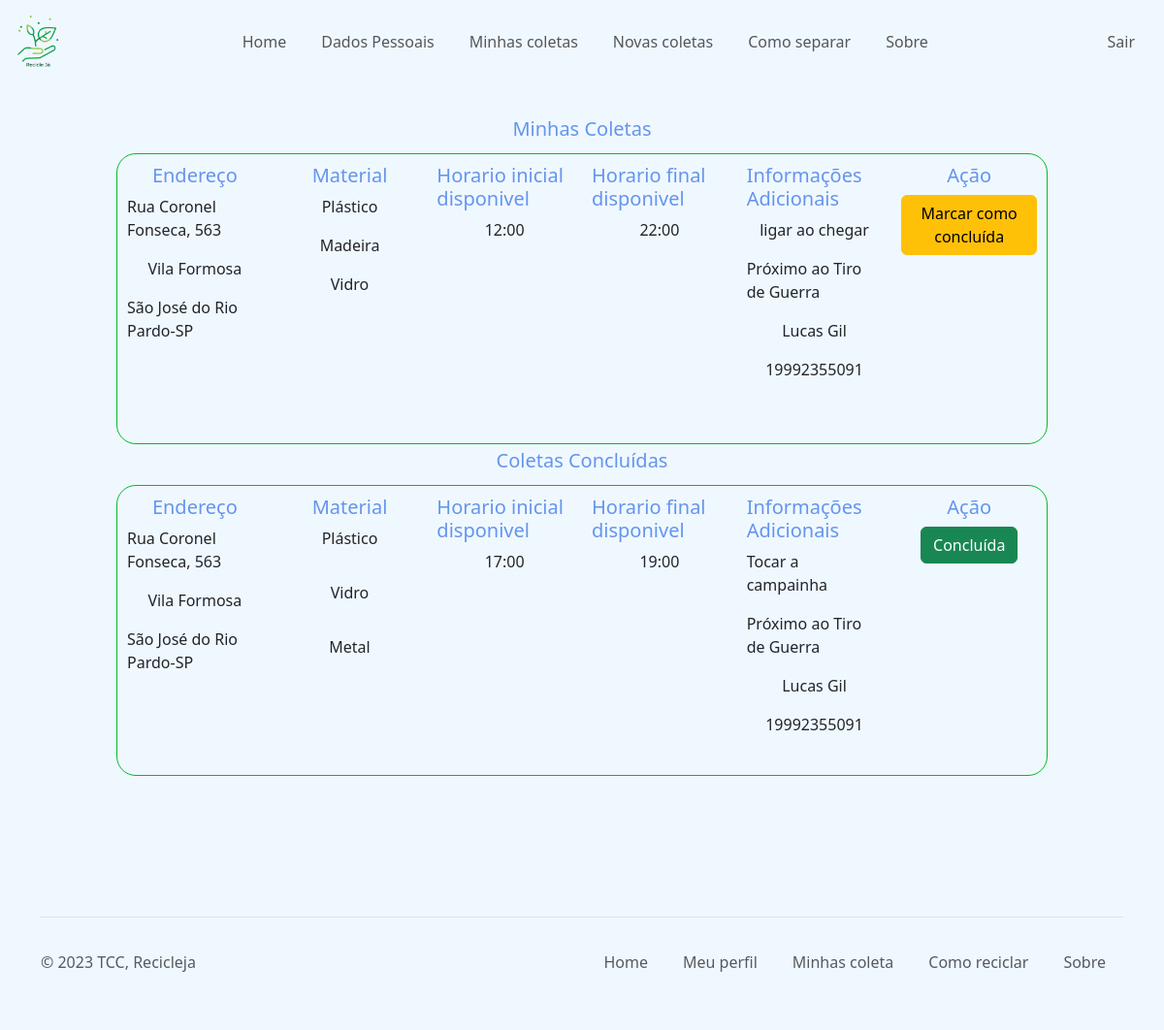
The app's page /tcc-catador/minhascoletas.php (signed in) with its own data.
### tables this page shows
CREATE TABLE IF NOT EXISTS `coleta` (
  `id_coleta` int NOT NULL AUTO_INCREMENT,
  `data_cadastro` date NOT NULL,
  `data_coleta` date DEFAULT NULL,
  `status` int DEFAULT '1',
  `id_cliente` int NOT NULL,
  `info_adicionais` varchar(500) NOT NULL,
  `hr_disp_inicial` varchar(30) NOT NULL,
  `id_catador` int DEFAULT NULL,
  `hr_disp_final` varchar(30) NOT NULL,
  `plastico` varchar(55) NOT NULL,
  `vidro` varchar(55) NOT NULL,
  `madeira` varchar(55) NOT NULL,
  `metal` varchar(55) NOT NULL,
  `papel` varchar(55) NOT NULL,
  `papelao` varchar(55) NOT NULL,
  `rua` varchar(55) NOT NULL,
  `numero` varchar(100) NOT NULL,
  `bairro` varchar(55) NOT NULL,
  `cidade` varchar(55) NOT NULL,
  `estado` varchar(55) NOT NULL,
  `referencia` varchar(55) NOT NULL,
  `nome` varchar(55) NOT NULL,
  `telefone` varchar(55) NOT NULL,
  PRIMARY KEY (`id_coleta`),
  KEY `fk_cliente_coleta` (`id_cliente`)
);

### conexao/conexao.php (called while the page is built)
<?php
class Conexao
{
    public static $instance;
    public static function getConexao()
    {
        if (!isset(self::$instance)) {
            self::$instance = new PDO('mysql:host=localhost;dbname=reciclagem', 'root', '', array(PDO::MYSQL_ATTR_INIT_COMMAND => "SET NAMES utf8"));
            self::$instance->setAttribute(PDO::ATTR_ERRMODE, PDO::ERRMODE_EXCEPTION);
            self::$instance->setAttribute(PDO::ATTR_ORACLE_NULLS, PDO::NULL_EMPTY_STRING);
        }
        return self::$instance;
    }
}

### dao/ColetaDAO.php (called while the page is built, shortened)
<?php
    Class ColetaDao{
        public function minhasColetas(){
            try{
                $sql = "SELECT * FROM coleta where status = 2 and id_catador = :id_catador";
                $p_sql = Conexao::getConexao()->prepare($sql);
                $p_sql->bindValue(":id_catador", $_SESSION["id_cliente"]);
                $p_sql->execute();
                $lista = $p_sql->fetchAll(PDO::FETCH_ASSOC);
                $f_lista = array();
                foreach($lista as $l){
                    $f_lista[] = $this->listaColeta($l);
                }
                return $f_lista;
            }
            catch(Exception $e){
                print "Ocorreu um erro ao buscar todas as coletas <br>". $e ."<br>";
            }
        }
        public function historicoColetas(){
            try{
                $sql = "SELECT * FROM coleta where status = 3 and id_catador = :id_catador";
                $p_sql = Conexao::getConexao()->prepare($sql);
                $p_sql->bindValue(":id_catador", $_SESSION["id_cliente"]);
                $p_sql->execute();
                $lista = $p_sql->fetchAll(PDO::FETCH_ASSOC);
                $f_lista = array();
                foreach($lista as $l){
                    $f_lista[] = $this->listaColeta($l);
                }
                return $f_lista;
            }
            catch(Exception $e){
                print "Ocorreu um erro ao buscar todas as coletas <br>". $e ."<br>";
            }
        }
        private function listaColeta($row){
            $coleta = new Coleta();
            $coleta->setId_coleta($row['id_coleta']);
            $coleta->setData_cadastro($row['data_cadastro']);
            $coleta->setData_coleta($row['data_coleta']);
            $coleta->setStatus($row['status']);
            $coleta->setId_cliente($row['id_cliente']);
            $coleta->setInfo_adicionais($row['info_adicionais']);
            $coleta->setHr_disp_inicial($row['hr_disp_inicial']);
            $coleta->setHr_disp_final($row['hr_disp_final']);
            $coleta->setId_catador($row['id_catador']);
            $coleta->setPlastico($row['plastico']);
            $coleta->setPapel($row['papel']);
            $coleta->setPapelao($row['papelao']);
            $coleta->setMadeira($row['madeira']);
            $coleta->setVidro($row['vidro']);
            $coleta->setMetal($row['metal']);
            $coleta->setRua($row['rua']);
            $coleta->setNumero($row['numero']);
            $coleta->setBairro($row['bairro']);
            $coleta->setCidade($row['cidade']);
            $coleta->setEstado($row['estado']);
            $coleta->setReferencia($row['referencia']);
            $coleta->setNome($row['nome']);
            $coleta->setTelefone($row['telefone']);
            return $coleta;
        }
    }
?>

### model/Coleta.php (called while the page is built, shortened)
<?php
    class Coleta{
        private $id_coleta;
        private $info_adicionais;
        private $hr_disp_inicial;
        private $hr_disp_final;
        private $plastico;
        private $vidro;
        private $madeira;
        private $metal;
        private $rua;
        private $numero;
        private $bairro;
        private $cidade;
        private $estado;
        private $referencia;
        private $nome;
        private $telefone;
        function getId_coleta(){
            return $this->id_coleta;
        }
        function getInfo_adicionais(){
            return $this->info_adicionais;
        }
        function getHr_disp_inicial(){
            return $this->hr_disp_inicial;
        }
        function getHr_disp_final(){
            return $this->hr_disp_final;
        }
        function getPlastico(){
            return $this->plastico;
        }
        function getVidro(){
            return $this->vidro;
        }
        function getMadeira(){
            return $this->madeira;
        }
        function getMetal(){
            return $this->metal;
        }
        function getRua(){
            return $this->rua;
        }
        function getNumero(){
            return $this->numero;
        }
        function getBairro(){
            return $this->bairro;
        }
        function getCidade(){
            return $this->cidade;
        }
        function getEstado(){
            return $this->estado;
        }
        function getReferencia(){
            return $this->referencia;
        }
        function getNome(){
            return $this->nome;
        }
        function getTelefone(){
            return $this->telefone;
        }
        function setId_coleta($id_coleta){
            $this->id_coleta = $id_coleta;
        }
        function setInfo_adicionais($info_adicionais){
            $this->info_adicionais = $info_adicionais;
        }
        function setHr_disp_inicial($hr_disp_inicial){
            $this->hr_disp_inicial = $hr_disp_inicial;
        }
        function setHr_disp_final($hr_disp_final){
            $this->hr_disp_final = $hr_disp_final;
        }
        function setPlastico($plastico){
            $this->plastico = $plastico;
        }
        function setVidro($vidro){
            $this->vidro = $vidro;
        }
        function setMadeira($madeira){
            $this->madeira = $madeira;
        }
        function setMetal($metal){
            $this->metal = $metal;
        }
        function setRua($rua){
            $this->rua = $rua;
        }
        function setNumero($numero){
            $this->numero = $numero;
        }
        function setBairro($bairro){
            $this->bairro = $bairro;
        }
        function setCidade($cidade){
            $this->cidade = $cidade;
        }
        function setEstado($estado){
            $this->estado = $estado;
        }
        function setReferencia($referencia){
            $this->referencia = $referencia;
        }
        function setNome($nome){
            $this->nome = $nome;
        }
        function setTelefone($telefone){
            $this->telefone = $telefone;
        }
    }
?>

### tcc-catador/minhascoletas.php (the view, shortened to what this page needs)
<?php
    include_once "../conexao/Conexao.php";
    include_once "../dao/ColetaDAO.php";
    include_once "../model/Coleta.php";
    $coletadao = new ColetaDao();
?>
<!DOCTYPE html>
<html lang="pt-br">
<head>
    <link href="https://cdn.jsdelivr.net/npm/bootstrap@5.3.0/dist/css/bootstrap.min.css" rel="stylesheet">
    <link rel="stylesheet" href="../src/css/style.css">
</head>
<body class="cor">
 <header>
  <div class="container-fluid cor-nav">
<nav class="navbar navbar-expand-lg cor-nav">
    <a class="navbar-brand" href="../tcc-catador/index.php">
      <img src="../src/imagens/logoatt.png" width="55px">
    </a>
    <div class="collapse navbar-collapse" id="navbarTogglerDemo02">
      <div class="d-flex mx-auto flex-column flex-lg-row align-items-center">
        <ul class="navbar-nav ">
          <li class="nav-item active">
            <a class="nav-link" href="../tcc-catador/index.php">Home</a>
          </li>
          <li class="nav-item">
            <a class="nav-link" href="../tcc-catador/dadospessoais.php">Dados Pessoais</a>
          </li>
          <li class="nav-item">
            <a class="nav-link" href="../tcc-catador/minhascoletas.php">Minhas coletas</a>
          </li>
          <li class="nav-item">
            <a class="nav-link" href="../tcc-catador/novacoleta.php">Novas coletas</a>
          </li>
          <li class="nav-item">
            <a class="nav-link" href="../tcc-catador/comoreciclar.php">Como separar</a>
          </li>
          <li class="nav-item">
            <a class="nav-link" href="../tcc-catador/sobre.php">Sobre</a>
          </li>
        </ul>
      </div>
      <div class="d-flex flex-column flex-lg-row align-items-center">
          <ul class="navbar-nav  ">
            <li class="nav-item">
              <a class="nav-link" href="../sair.php">Sair</a>
            </li>
          </ul>
      </div>
    </div>
</nav>
</div>
</header>
<br>
<main>
  <h2>Minhas Coletas</h2>
  <?php foreach ($coletadao->minhasColetas() as $coleta) : ?>
    <div class="bloco">
      <div class="conteudo endereco">
        <h2>Endereço</h2>
              <p><?= $coleta->getRua() ?>, <?= $coleta->getNumero() ?></p>
              <p><?= $coleta->getBairro() ?></p>
              <p><?= $coleta->getCidade() ?>-<?= $coleta->getEstado() ?></p>
      </div>
      <div class="conteudo material">
        <h2>Material</h2>
              <p><?= $coleta->getPlastico() ?></p>
              <p><?= $coleta->getMadeira() ?></p>
              <p><?= $coleta->getVidro() ?></p>
      </div>
      <div class="conteudo horario">
        <h2>Horario inicial disponivel</h2>
        <p><?= $coleta->getHr_disp_inicial()?></p>
      </div>
      <div class="conteudo horario">
        <h2>Horario final disponivel</h2>
        <p><?= $coleta->getHr_disp_final()?></p>
      </div>
      <div class="conteudo infoad">
      <h2>Informações Adicionais</h2>
      <p><?= $coleta->getInfo_adicionais()?></p>
      <p><?= $coleta->getReferencia()?></p>
      <p><?= $coleta->getNome()?></p>
      <p><?= $coleta->getTelefone()?></p>
    </div>
      <div class="conteudo acao">
        <h2>Ação</h2>
        <a href="../controller/ColetaController.php?con=<?php echo $coleta->getId_coleta() ?>"><button type="button" class="btn btn-warning">Marcar como concluída</button></a><br>
      </div>
  </div>
  <?php endforeach ?>
  <h2>Coletas Concluídas</h2>
  <?php foreach ($coletadao->historicoColetas() as $coleta) : ?>
    <div class="bloco">
      <div class="conteudo endereco">
        <h2>Endereço</h2>
              <p><?= $coleta->getRua() ?>, <?= $coleta->getNumero() ?></p>
              <p><?= $coleta->getBairro() ?></p>
              <p><?= $coleta->getCidade() ?>-<?= $coleta->getEstado() ?></p>
      </div>
      <div class="conteudo material">
        <h2>Material</h2>
              <p><?= $coleta->getPlastico() ?></p>
              <p><?= $coleta->getVidro() ?></p>
              <p><?= $coleta->getMetal() ?></p>
      </div>
      <div class="conteudo horario">
        <h2>Horario inicial disponivel</h2>
        <p><?= $coleta->getHr_disp_inicial()?></p>
      </div>
      <div class="conteudo horario">
        <h2>Horario final disponivel</h2>
        <p><?= $coleta->getHr_disp_final()?></p>
      </div>
      <div class="conteudo infoad">
      <h2>Informações Adicionais</h2>
      <p><?= $coleta->getInfo_adicionais()?></p>
      <p><?= $coleta->getReferencia()?></p>
      <p><?= $coleta->getNome()?></p>
      <p><?= $coleta->getTelefone()?></p>
    </div>
      <div class="conteudo acao">
        <h2>Ação</h2>
        <button type="button" class="btn btn-success">Concluída</button><br>
      </div>
  </div>
  <?php endforeach ?>
</main>
<div class="container">
  <footer class="d-flex flex-wrap justify-content-between align-items-center py-3 my-4 border-top">
    <p class="col-md-3 mb-0 text-body-secondary">&copy; 2023 TCC, Recicleja</p>
    <a href="/" class="col-md-3  d-flex align-items-center justify-content-center mb-3 mb-md-0 me-md-auto link-body-emphasis text-decoration-none">
      <svg class="bi me-2" width="40" height="32"><use xlink:href="#bootstrap"/></svg>
    </a>
    <ul class="nav col-md-6 justify-content-end">
      <li class="nav-item"><a href="../tcc-catador/index.php" class="nav-link px-2 text-body-secondary">Home</a></li>
      <li class="nav-item"><a href="../tcc-catador/dadospessoais.php" class="nav-link px-2 text-body-secondary">Meu perfil</a></li>
      <li class="nav-item"><a href="../tcc-catador/minhascoletas.php" class="nav-link px-2 text-body-secondary">Minhas coleta</a></li>
      <li class="nav-item"><a href="../tcc-catador/comoreciclar.php" class="nav-link px-2 text-body-secondary">Como reciclar</a></li>
      <li class="nav-item"><a href="../tcc-catador/sobre.php" class="nav-link px-2 text-body-secondary">Sobre</a></li>
    </ul>
  </footer>
</div>
</body>
</html>

### src/css/style.css (style rules this page uses)
* { margin: 0; padding: 0; box-sizing: border-box; }
.nav-item { padding: 10px; transform: 1s; }

### tcc-catador/minhascoletas.php (style rules this page uses)
h2 { color: cornflowerblue; font-size: 20px; font-weight: strong; }
.cor, .cor-nav { background-color: #f0f8ff; }
main { display: flex; width: 100vw; height: 100vh; flex-direction: column; align-items: center; margin-top: 10px; }
.bloco { width: 80%; height: 300px; border: 1px solid #02ba26; border-radius: 20px; margin: 5px; display: flex; flex-direction: row; }
.conteudo { margin: 10px; width: 20%; display: flex; flex-direction: column; align-items: center; }

### records on screen
coleta: rua "Rua Coronel Fonseca", numero "563", bairro "Vila Formosa", cidade "São José do Rio Pardo", estado "SP", plastico "Plástico", madeira "Madeira", vidro "Vidro", hr_disp_inicial "12:00", hr_disp_final "22:00", info_adicionais "ligar ao chegar", referencia "Próximo ao Tiro de Guerra", nome "Lucas Gil", telefone "19992355091"
coleta: rua "Rua Coronel Fonseca", numero "563", bairro "Vila Formosa", cidade "São José do Rio Pardo", estado "SP", plastico "Plástico", vidro "Vidro", metal "Metal", hr_disp_inicial "17:00", hr_disp_final "19:00", info_adicionais "Tocar a campainha", referencia "Próximo ao Tiro de Guerra", nome "Lucas Gil", telefone "19992355091"
